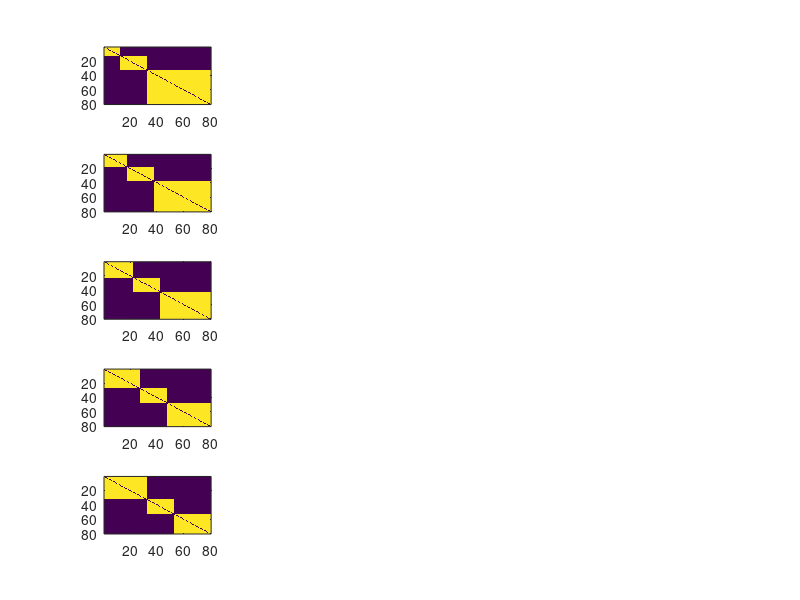

Recreate this plot in MATLAB.
figure(1);
N = 60;
T = 5;
B = zeros(N, N, T);
C = 3;
bd = [0 12 32 80];
t = 1;
for cc = 1:C
    dex = bd(cc)+1:bd(cc+1);
    B(dex, dex, t) = 1;
    B(:, :, t) = B(:, :, t) - diag(diag(B(:, :, t)));
end
subplot(T, 4, (t-1)* 4 + 1);imagesc(B(:,:,t));
for t = 2:T
    bd = bd + [0 5 5 0];
    for cc = 1:C
        dex = bd(cc)+1:bd(cc+1);
        B(dex, dex, t) = 1;
        B(:, :, t) = B(:, :, t) - diag(diag(B(:, :, t)));
    end
    subplot(T, 4, (t-1)* 4 + 1);imagesc(B(:,:,t));
end

